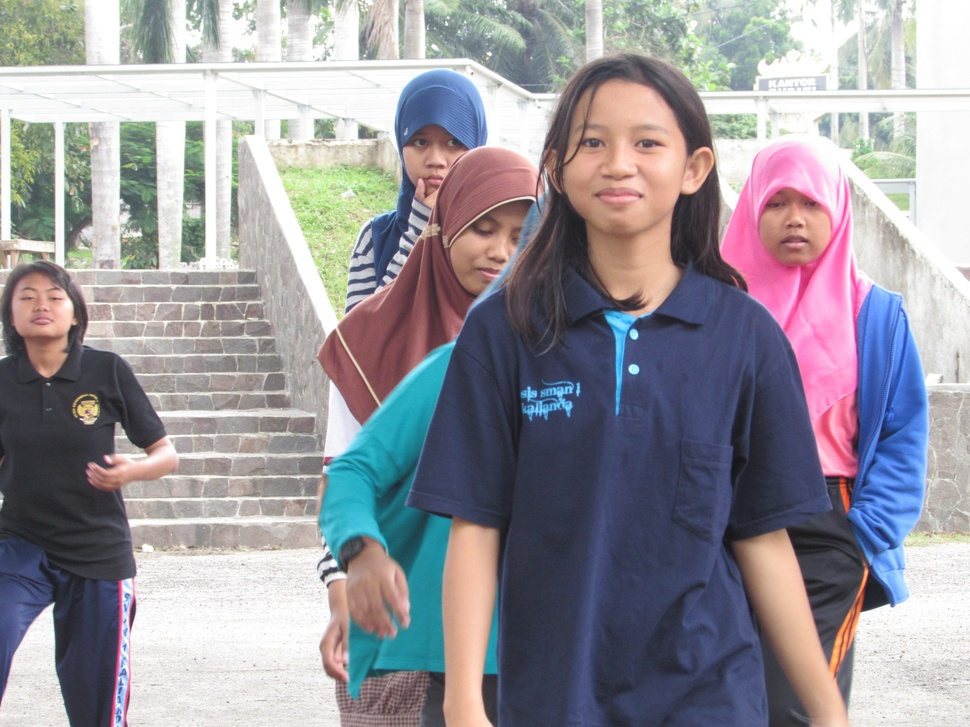
#> input picture image/lala.JPG, 970 x 727 px, shrunk from 4000 x 3000 before the run
$ python uts.py   (Python 2 division)
#> lines starting #> are read from the running program, lines starting #| are printed output that depends on the picture; after the words box and inside, x2 and y2 are one past the last pixel; in counts of white or black regions, pixels touching at a corner belong together
import cv2
import numpy as np

frame = cv2.imread('../image/lala.JPG')
#> frame is the input picture: shape (727, 970, 3); mean B, G, R 155.3, 148.6, 151.4


gambar = cv2.cvtColor(frame, cv2.COLOR_RGB2GRAY)
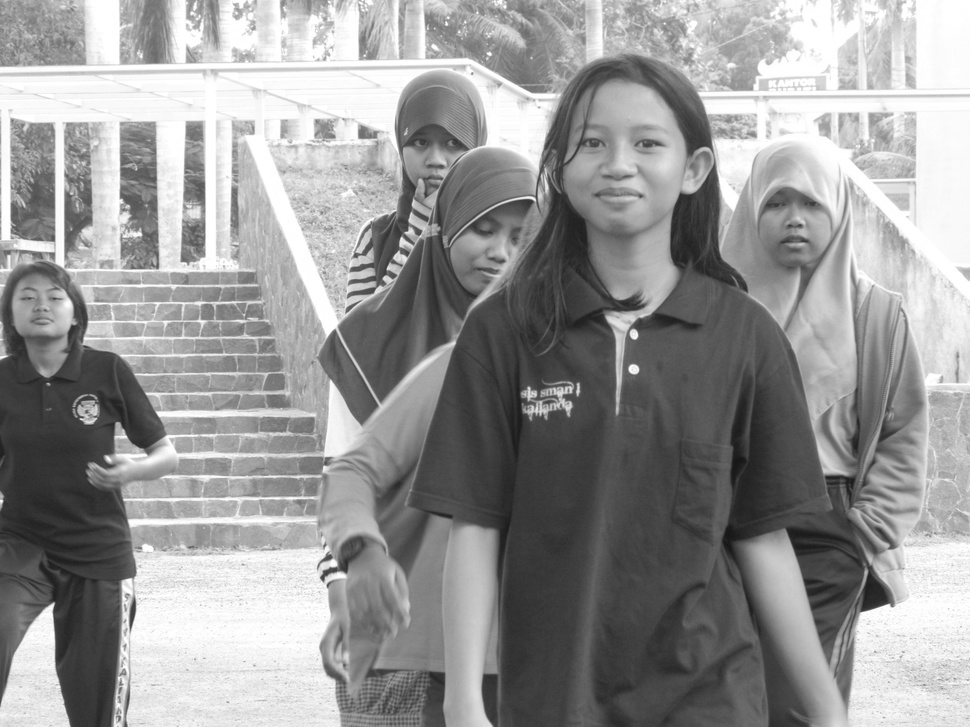
#> gambar: shape (727, 970); min 21, max 255, mean 150.9
# gambar = frame

salala = np.zeros((len(gambar),len(gambar[1]),3), np.uint8)
#> salala: shape (727, 970, 3); every value is 0

a = 20
b = 6
warna = (255,255,222)
# salala += 255
for i in range(0,len(salala),a)[:-1]:
    x1 = i
    x2 = i+a
    for j in range(0,len(salala[1]),a)[:-1]:
        y1 = j
        y2 = j+a
        hasil =  int(np.average(gambar[x1:x2,y1:y2])*b/255.)-1
        if(hasil > 0):
            warna =  (int(np.average(frame[x1:x2,y1:y2,0])),int(np.average(frame[x1:x2,y1:y2,1])),int(np.average(frame[x1:x2,y1:y2,2])))
            cv2.circle(salala,((y1+y2)/2,(x1+x2)/2),hasil,warna,-1)
#> this loop made 36 passes
#> (i, x1, x2) on passes 2 to 13: (20, 20, 40), (40, 40, 60), (60, 60, 80), (80, 80, 100), (100, 100, 120), (120, 120, 140), (140, 140, 160), (160, 160, 180), (180, 180, 200), (200, 200, 220), (220, 220, 240), (240, 240, 260)
#> (x1, x2) on pass 1: (0, 20)
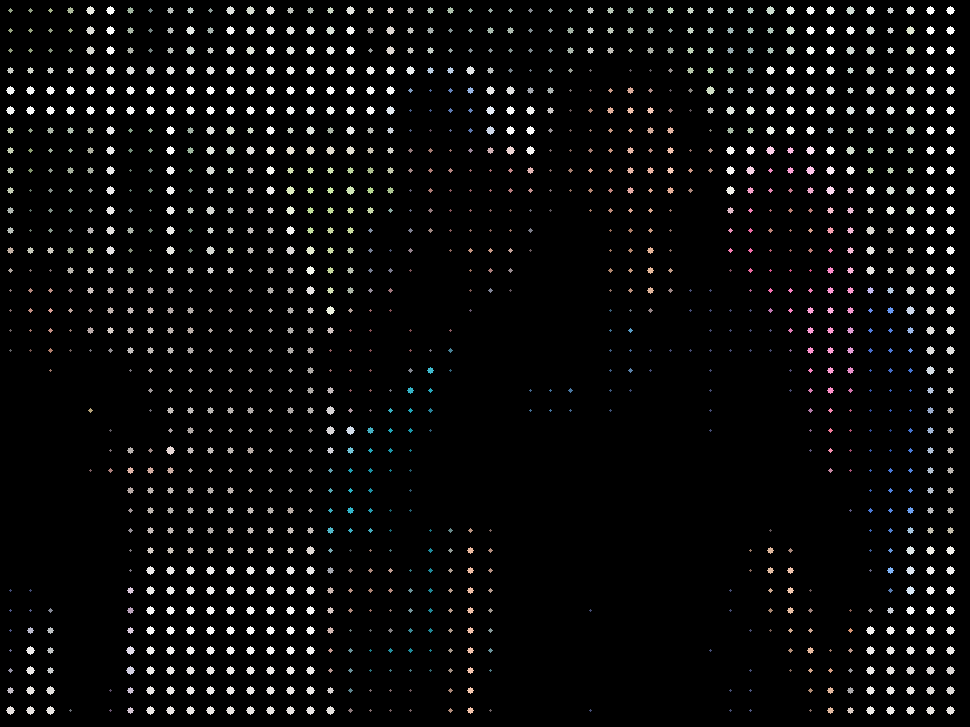
#> salala: shape (727, 970, 3); mean of channels 0, 1, 2 9.9, 10, 10.1; drawn as B, G, R
# salala += 255
for i in range(0,len(salala)-1*a,a):
    x1 = i+a/2
    x2 = i+a+a/2
    for j in range(0,len(salala[1])-1*a,a):
        y1 = j+a/2
        y2 = j+a+a/2
        hasil =  int(np.average(gambar[x1:x2,y1:y2])*b/255.)-1
        if(hasil > 0):
            warna =  (int(np.average(frame[x1:x2,y1:y2,0])),int(np.average(frame[x1:x2,y1:y2,1])),int(np.average(frame[x1:x2,y1:y2,2])))
            cv2.circle(salala,((y1+y2)/2,(x1+x2)/2),hasil,warna,-1)
#> this loop made 36 passes
#> (i, x1, x2) on passes 2 to 13: (20, 30, 50), (40, 50, 70), (60, 70, 90), (80, 90, 110), (100, 110, 130), (120, 130, 150), (140, 150, 170), (160, 170, 190), (180, 190, 210), (200, 210, 230), (220, 230, 250), (240, 250, 270)
#> (x1, x2) on pass 1: (10, 30)
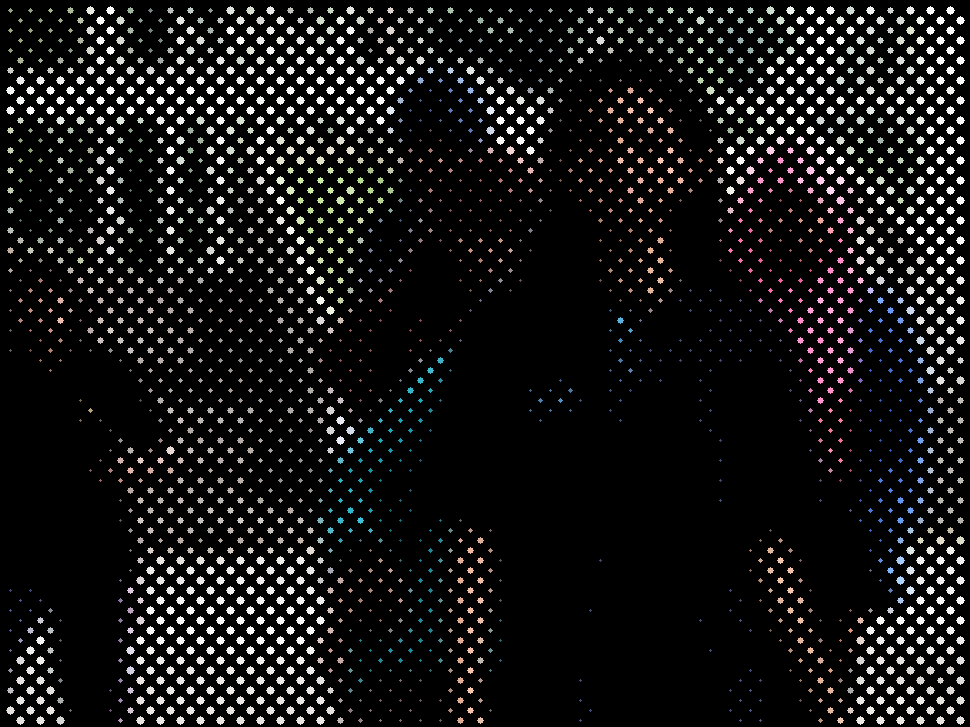
#> salala: shape (727, 970, 3); 4.94% of pixels changed, all inside (x1, y1, x2, y2) = (16, 16, 965, 725); drawn as B, G, R


# cv2.imshow("gray1",gambar)
cv2.imshow("gray",salala)

cv2.waitKey(0)
cv2.destroyAllWindows()
cv2.imwrite('../image/wajah_bulet2.jpg',salala)

$ run again, with image/grite_2.jpg copied over image/lala.JPG
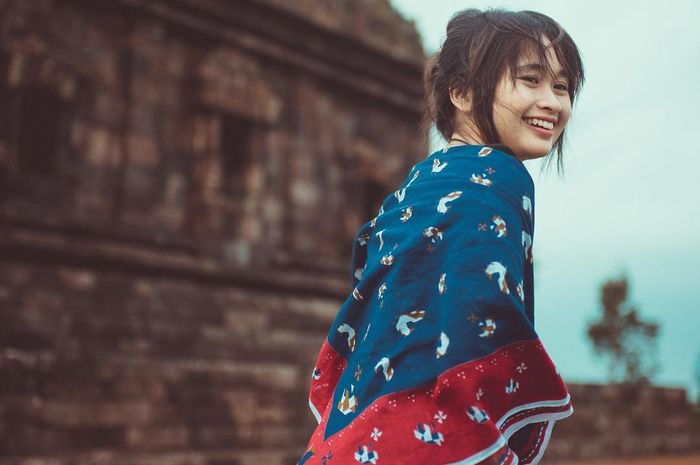
#> input picture image/grite_2.jpg, 700 x 465 px
#> frame is the input picture: shape (465, 700, 3); mean B, G, R 95.6, 93.8, 100.7
#> the loop `for i in range(0,len(salala),a)[:-1]:` made 23 passes
#> (i, x1, x2) on passes 2 to 9: (20, 20, 40), (40, 40, 60), (60, 60, 80), (80, 80, 100), (100, 100, 120), (120, 120, 140), (140, 140, 160), (160, 160, 180)
#> after the loop `for i in range(0,len(salala),a)[:-1]:`:
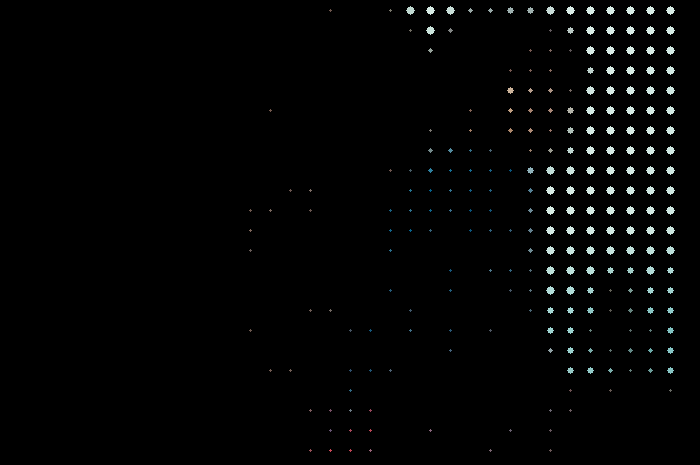
#> salala: shape (465, 700, 3); mean of channels 0, 1, 2 3.8, 3.8, 3.4; drawn as B, G, R
#> the loop `for i in range(0,len(salala)-1*a,a):` made 23 passes
#> (i, x1, x2) on passes 2 to 9: (20, 30, 50), (40, 50, 70), (60, 70, 90), (80, 90, 110), (100, 110, 130), (120, 130, 150), (140, 150, 170), (160, 170, 190)
#> after the loop `for i in range(0,len(salala)-1*a,a):`:
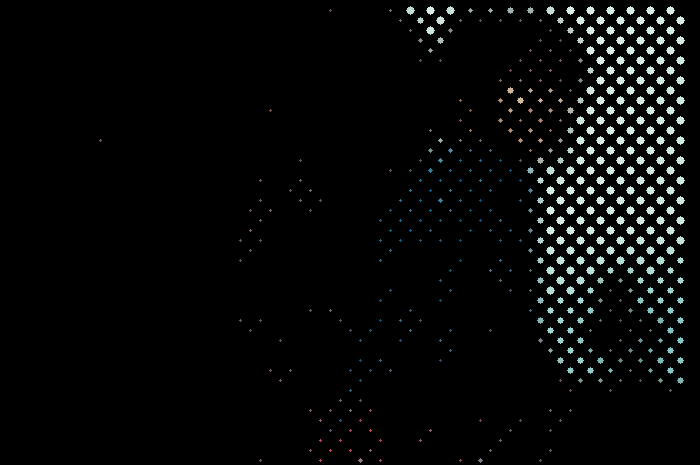
#> salala: shape (465, 700, 3); 1.84% of pixels changed, all inside (x1, y1, x2, y2) = (99, 16, 685, 463); drawn as B, G, R

$ run again, with image/miselia.jpg copied over image/lala.JPG
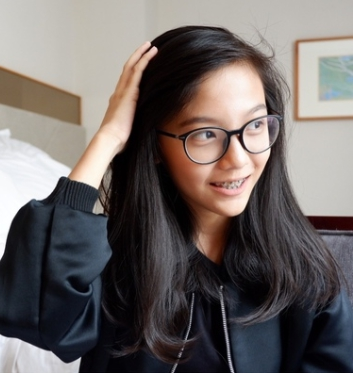
#> input picture image/miselia.jpg, 353 x 373 px
#> frame is the input picture: shape (373, 353, 3); mean B, G, R 100.3, 102, 108.9
#> the loop `for i in range(0,len(salala),a)[:-1]:` made 18 passes
#> (i, x1, x2) on passes 2 to 9: (20, 20, 40), (40, 40, 60), (60, 60, 80), (80, 80, 100), (100, 100, 120), (120, 120, 140), (140, 140, 160), (160, 160, 180)
#> after the loop `for i in range(0,len(salala),a)[:-1]:`:
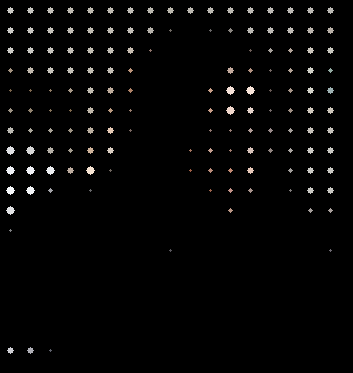
#> salala: shape (373, 353, 3); mean of channels 0, 1, 2 4.6, 4.8, 5; drawn as B, G, R
#> the loop `for i in range(0,len(salala)-1*a,a):` made 18 passes
#> (i, x1, x2) on passes 2 to 9: (20, 30, 50), (40, 50, 70), (60, 70, 90), (80, 90, 110), (100, 110, 130), (120, 130, 150), (140, 150, 170), (160, 170, 190)
#> after the loop `for i in range(0,len(salala)-1*a,a):`:
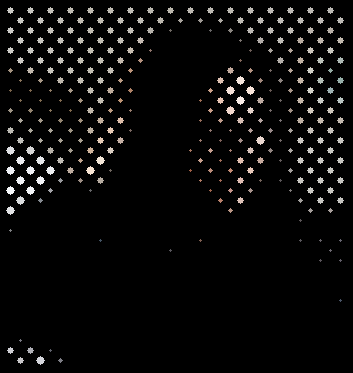
#> salala: shape (373, 353, 3); 2.43% of pixels changed, all inside (x1, y1, x2, y2) = (16, 17, 344, 365); drawn as B, G, R
